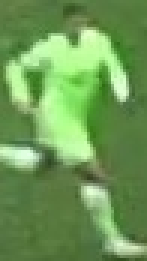
#> input picture output_videos/cropped_image.jpg, 49 x 87 px (shown 3 times larger)
$ jupyter execute color_assignment.ipynb
#> lines starting #> are read from the running program, lines starting #| are printed output that depends on the picture
[cell 1]
import cv2
import matplotlib.pyplot as plt
import numpy as np
from sklearn.cluster import KMeans

[cell 2]
image_path = "../output_videos/cropped_image.jpg"
image = cv2.imread(image_path)
#> image is the input picture: shape (87, 49, 3); mean B, G, R 85.9, 153.5, 109.6
image = cv2.cvtColor(image, cv2.COLOR_BGR2RGB)

[cell 3]
plt.imshow(image)

## Take top half of the image

[cell 4]
top_half_image = image[0: int(image.shape[0]/2), :]
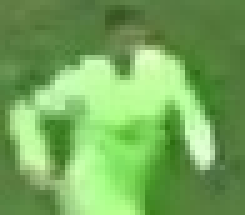
#> top_half_image: shape (43, 49, 3) (shown 5 times larger); mean R, G, B 116.7, 168.5, 90.9
plt.imshow(top_half_image)
plt.show()

## Cluster the image into two clusters (background and tshirt color)

[cell 5]
# Reshape the image into a 2d array
image_2d = top_half_image.reshape(-1, 3)
#> image_2d = 2107 rows, first 8: [97, 126, 70], [97, 126, 70], [96, 125, 67], [96, 125, 67], [98, 127, 69], [101, 130, 72], [102, 131, 73], [102, 131, 73]

# Perform k-means clustering with 2 clusters
kmeans = KMeans(n_clusters=2, random_state=0)
kmeans.fit(image_2d)

# Get the cluster labels
labels = kmeans.labels_

# Reshape the labels to the original image shape
clustered_image = labels.reshape(top_half_image.shape[0], top_half_image.shape[1])

# Display the clustered image
plt.imshow(clustered_image, cmap='gray')
plt.show()
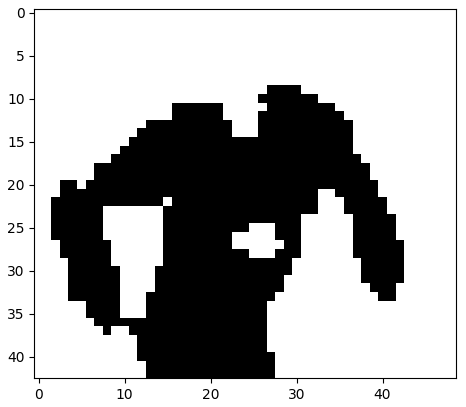
#> figure drawn by matplotlib, 1 panel

[cell 6]
# Find which label is assigned to the background
corner_clusters = [clustered_image[0, 0], clustered_image[0, -1], clustered_image[-1, 0], clustered_image[-1, -1]]
#> corner_clusters = [1, 1, 1, 1]
non_player_cluster = max(set(corner_clusters), key=corner_clusters.count)
#> non_player_cluster = 1
print(non_player_cluster)
#| 1

[cell 7]
player_cluster = 1 - non_player_cluster
#> player_cluster = 0
print(player_cluster)
#| 0

[cell 8]
kmeans.cluster_centers_[player_cluster]
#> Out = [171.1, 235.2, 142.7]
